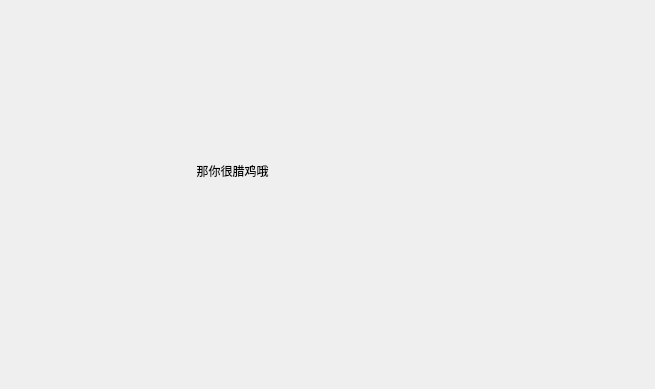
<?xml version="1.0" encoding="UTF-8"?>
<ui version="4.0">
 <class>Fail_dialog</class>
 <widget class="QDialog" name="Fail_dialog">
  <property name="geometry">
   <rect>
    <x>0</x>
    <y>0</y>
    <width>655</width>
    <height>389</height>
   </rect>
  </property>
  <property name="windowTitle">
   <string>Dialog</string>
  </property>
  <widget class="QLabel" name="label">
   <property name="geometry">
    <rect>
     <x>140</x>
     <y>120</y>
     <width>201</width>
     <height>101</height>
    </rect>
   </property>
   <property name="text">
    <string>                 那你很腊鸡哦</string>
   </property>
  </widget>
  <widget class="QLabel" name="label_2">
   <property name="geometry">
    <rect>
     <x>340</x>
     <y>130</y>
     <width>81</width>
     <height>81</height>
    </rect>
   </property>
   <property name="text">
    <string/>
   </property>
   <property name="pixmap">
    <pixmap resource="res.qrc">:/images/fail.png</pixmap>
   </property>
  </widget>
 </widget>
 <resources>
  <include location="res.qrc"/>
 </resources>
 <connections/>
</ui>
